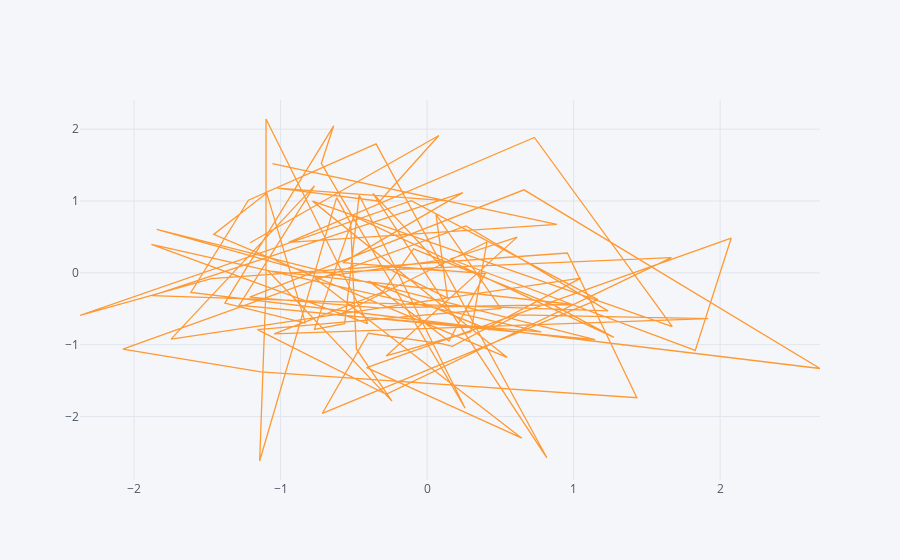

Notebook cell for this chart:
### Markdown cell above
## Scatter

### Code cell
df.iplot(kind='scatter', x='A', y='B', size=10)
